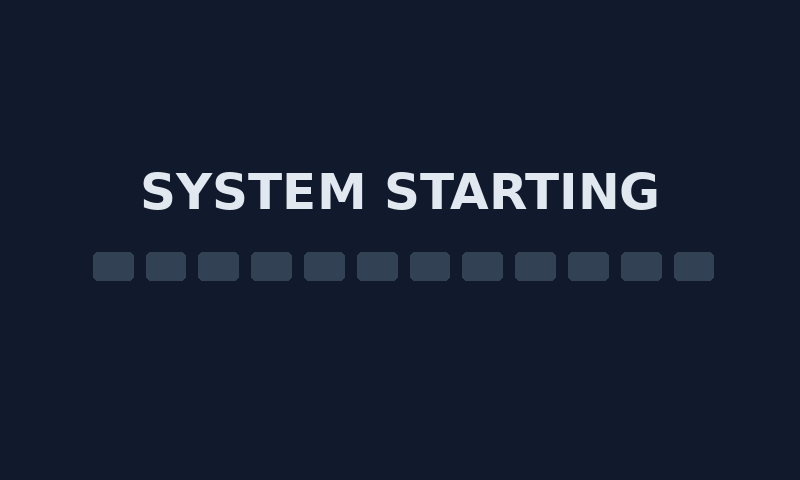
#> input picture platform/bcm28xx/animation/wo046_animation.gif, 800 x 480 px
$ python generate_asset.py
#> lines starting #> are read from the running program, lines starting #| are printed output that depends on the picture
#!/usr/bin/env python3
"""Generate a compact, row-deduplicated ARGB animation from the source GIF.

Requires Pillow. Run from any directory; --check verifies the checked-in data.
"""
import argparse
from pathlib import Path

from PIL import Image

ROOT = Path(__file__).resolve().parent
SOURCE = ROOT / "wo046_animation.gif"
DEST = ROOT / "wo046_animation_data.h"


def array(name, ctype, values, columns=12):
    lines = [f"static const {ctype} {name}[] = {{"]
    for i in range(0, len(values), columns):
        lines.append("  " + ", ".join(str(v) for v in values[i:i + columns]) + ",")
    return "\n".join(lines + ["};", ""])


def generate():
    image = Image.open(SOURCE)
#> image is the input picture: PIL image 800x480 P; mean R, G, B 22.2, 32.3, 50.1
    if image.size != (800, 480) or image.n_frames != 13:
        raise ValueError("unexpected GIF geometry or frame count")
    palette = []
    color_ids = {}
    runs = []
    row_offsets = []
    rows_seen = {}
    durations = []
    for frame in range(image.n_frames):
        image.seek(frame)
        durations.append(image.info.get("duration", 0))
        rgb = image.convert("RGB")  # Pillow composites GIF disposal/offsets.
        for y in range(image.height):
            colors = list(rgb.crop((0, y, image.width, y + 1)).getdata())
            encoded = []
            last = colors[0]
            for x in range(1, image.width + 1):
                if x == image.width or colors[x] != last:
                    if last not in color_ids:
                        color_ids[last] = len(palette)
                        palette.append(0xff000000 | last[0] << 16 | last[1] << 8 | last[2])
                    encoded.append((x << 8) | color_ids[last])
                    if x < image.width:
                        last = colors[x]
            key = tuple(encoded)
            if key not in rows_seen:
                rows_seen[key] = len(runs)
                runs.extend(encoded)
            row_offsets.append(rows_seen[key])
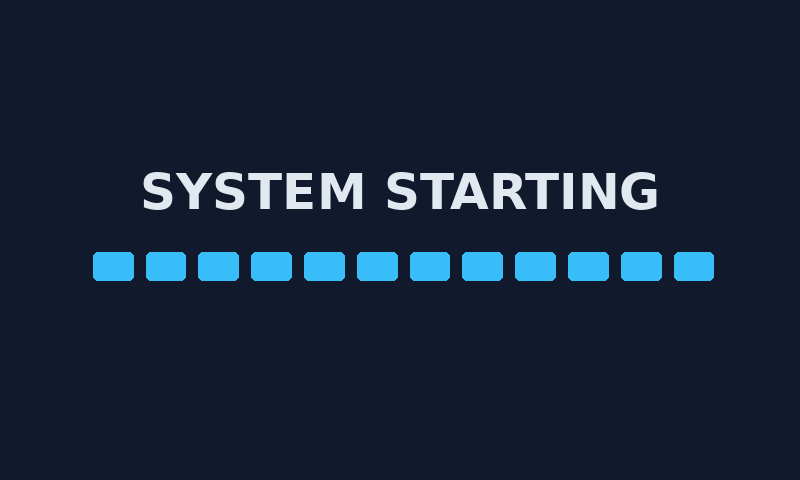
#> image: PIL image 800x480 RGB; mean R, G, B 22.4, 36.8, 56
#> after the loop, color_ids = 241 items; durations = [100, 100, 100, 100, 100, 100, 100, 100, 100, 100, 100, 100, 100]; palette = 241 values, max 4293060848 at index 32, min 4279245356 at index 0, mean 4.29e+09; row_offsets = 6240 values, max 4735 at index 6015, min 0 at index 0, mean 382.7; rows_seen = 91 items; runs = 4760 values, max 204800 at index 0, min 23808 at index 3535, mean 105673.5
    if len(palette) > 256 or len(runs) >= 65536 or any(d <= 0 for d in durations):
        raise ValueError("GIF exceeds asset format limits")
    return ("/* Generated by generate_asset.py from wo046_animation.gif; do not edit. */\n"
            "#pragma once\n#include <stdint.h>\n\n"
            "#define WO046_WIDTH 800u\n#define WO046_HEIGHT 480u\n"
            f"#define WO046_FRAMES {image.n_frames}u\n\n"
            + array("wo046_palette", "uint32_t", palette, 8)
            + array("wo046_row_offsets", "uint16_t", row_offsets)
            + array("wo046_runs", "uint32_t", runs)
            + array("wo046_durations_ms", "uint16_t", durations))
#> the loop in array, `for i in range(0, len(values), columns):` made 31 passes
#> i on passes 2 to 13: 8, 16, 24, 32, 40, 48, 56, 64, 72, 80, 88, 96
#> after the loop in array, `for i in range(0, len(values), columns):`: lines = 32 items
#> the loop in array (call 2), `for i in range(0, len(values), columns):` made 520 passes
#> i on passes 2 to 4: 12, 24, 36


if __name__ == "__main__":
    parser = argparse.ArgumentParser()
    parser.add_argument("--check", action="store_true")
    args = parser.parse_args()
    result = generate()
    if args.check:
        if not DEST.exists() or DEST.read_text() != result:
            raise SystemExit("generated animation data is out of date")
    else:
        DEST.write_text(result)
